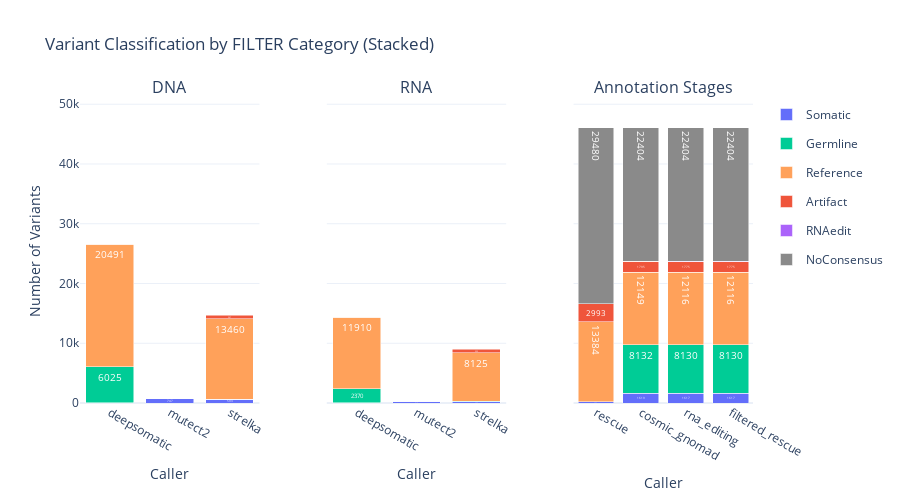
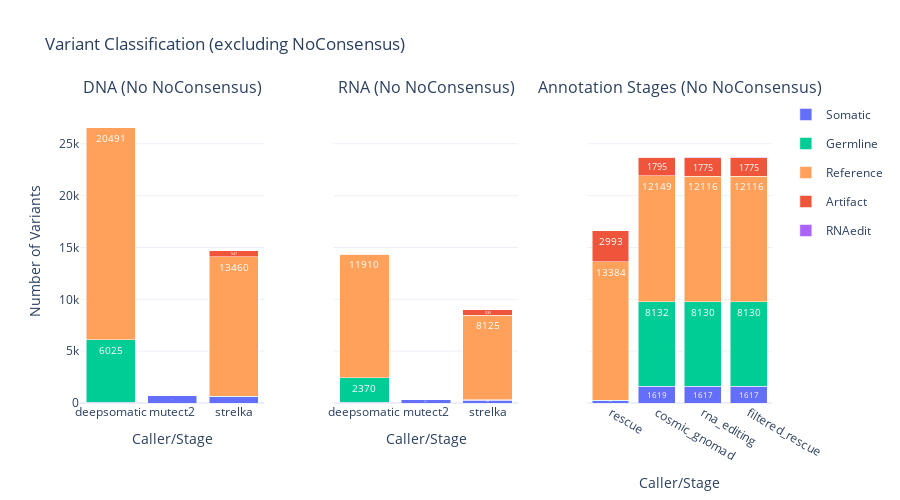

The cell these charts' notebook holds for them, in order:
### Code cell
# Plot 4: Filter Status
print("Filter Status:")
figs = standard_visualizer.plot_filter_status()
if figs:
    for fig in figs:
        if fig:
            fig.show()

### Figure 1 — Plotly figure (JSON) as saved in the notebook; plotly's stock layout.template omitted (floating-point values rounded to 4 significant figures)
{"data": [{"hovertemplate": "<b>%{x}</b><br>Somatic: %{y}<extra></extra>", "legendgroup": "Somatic", "marker": {"color": "#636EFA"}, "name": "Somatic", "showlegend": true, "text": ["52", "747", "593"], "textfont": {"color": "white", "size": 10}, "textposition": "inside", "type": "bar", "x": ["deepsomatic", "mutect2", "strelka"], "xaxis": "x", "y": [52, 747, 593], "yaxis": "y"}, {"hovertemplate": "<b>%{x}</b><br>Germline: %{y}<extra></extra>", "legendgroup": "Germline", "marker": {"color": "#00CC96"}, "name": "Germline", "showlegend": true, "text": ["6025", "0", "73"], "textfont": {"color": "white", "size": 10}, "textposition": "inside", "type": "bar", "x": ["deepsomatic", "mutect2", "strelka"], "xaxis": "x", "y": [6025, 0, 73], "yaxis": "y"}, {"hovertemplate": "<b>%{x}</b><br>Reference: %{y}<extra></extra>", "legendgroup": "Reference", "marker": {"color": "#FFA15A"}, "name": "Reference", "showlegend": true, "text": ["20491", "0", "13460"], "textfont": {"color": "white", "size": 10}, "textposition": "inside", "type": "bar", "x": ["deepsomatic", "mutect2", "strelka"], "xaxis": "x", "y": [20491, 0, 13460], "yaxis": "y"}, {"hovertemplate": "<b>%{x}</b><br>Artifact: %{y}<extra></extra>", "legendgroup": "Artifact", "marker": {"color": "#EF553B"}, "name": "Artifact", "showlegend": true, "text": ["0", "0", "547"], "textfont": {"color": "white", "size": 10}, "textposition": "inside", "type": "bar", "x": ["deepsomatic", "mutect2", "strelka"], "xaxis": "x", "y": [0, 0, 547], "yaxis": "y"}, {"hovertemplate": "<b>%{x}</b><br>Somatic: %{y}<extra></extra>", "legendgroup": "Somatic", "marker": {"color": "#636EFA"}, "name": "Somatic", "showlegend": false, "text": ["49", "314", "249"], "textfont": {"color": "white", "size": 10}, "textposition": "inside", "type": "bar", "x": ["deepsomatic", "mutect2", "strelka"], "xaxis": "x2", "y": [49, 314, 249], "yaxis": "y2"}, {"hovertemplate": "<b>%{x}</b><br>Germline: %{y}<extra></extra>", "legendgroup": "Germline", "marker": {"color": "#00CC96"}, "name": "Germline", "showlegend": false, "text": ["2370", "0", "70"], "textfont": {"color": "white", "size": 10}, "textposition": "inside", "type": "bar", "x": ["deepsomatic", "mutect2", "strelka"], "xaxis": "x2", "y": [2370, 0, 70], "yaxis": "y2"}, {"hovertemplate": "<b>%{x}</b><br>Reference: %{y}<extra></extra>", "legendgroup": "Reference", "marker": {"color": "#FFA15A"}, "name": "Reference", "showlegend": false, "text": ["11910", "0", "8125"], "textfont": {"color": "white", "size": 10}, "textposition": "inside", "type": "bar", "x": ["deepsomatic", "mutect2", "strelka"], "xaxis": "x2", "y": [11910, 0, 8125], "yaxis": "y2"}, {"hovertemplate": "<b>%{x}</b><br>Artifact: %{y}<extra></extra>", "legendgroup": "Artifact", "marker": {"color": "#EF553B"}, "name": "Artifact", "showlegend": false, "text": ["0", "0", "535"], "textfont": {"color": "white", "size": 10}, "textposition": "inside", "type": "bar", "x": ["deepsomatic", "mutect2", "strelka"], "xaxis": "x2", "y": [0, 0, 535], "yaxis": "y2"}, {"hovertemplate": "<b>%{x}</b><br>Somatic: %{y}<extra></extra>", "legendgroup": "Somatic", "marker": {"color": "#636EFA"}, "name": "Somatic", "showlegend": false, "text": ["232", "1619", "1617", "1617"], "textfont": {"color": "white", "size": 10}, "textposition": "inside", "type": "bar", "x": ["rescue", "cosmic_gnomad", "rna_editing", "filtered_rescue"], "xaxis": "x3", "y": [232, 1619, 1617, 1617], "yaxis": "y3"}, {"hovertemplate": "<b>%{x}</b><br>Germline: %{y}<extra></extra>", "legendgroup": "Germline", "marker": {"color": "#00CC96"}, "name": "Germline", "showlegend": false, "text": ["10", "8132", "8130", "8130"], "textfont": {"color": "white", "size": 10}, "textposition": "inside", "type": "bar", "x": ["rescue", "cosmic_gnomad", "rna_editing", "filtered_rescue"], "xaxis": "x3", "y": [10, 8132, 8130, 8130], "yaxis": "y3"}, {"hovertemplate": "<b>%{x}</b><br>Reference: %{y}<extra></extra>", "legendgroup": "Reference", "marker": {"color": "#FFA15A"}, "name": "Reference", "showlegend": false, "text": ["13384", "12149", "12116", "12116"], "textfont": {"color": "white", "size": 10}, "textposition": "inside", "type": "bar", "x": ["rescue", "cosmic_gnomad", "rna_editing", "filtered_rescue"], "xaxis": "x3", "y": [13384, 12149, 12116, 12116], "yaxis": "y3"}, {"hovertemplate": "<b>%{x}</b><br>Artifact: %{y}<extra></extra>", "legendgroup": "Artifact", "marker": {"color": "#EF553B"}, "name": "Artifact", "showlegend": false, "text": ["2993", "1795", "1775", "1775"], "textfont": {"color": "white", "size": 10}, "textposition": "inside", "type": "bar", "x": ["rescue", "cosmic_gnomad", "rna_editing", "filtered_rescue"], "xaxis": "x3", "y": [2993, 1795, 1775, 1775], "yaxis": "y3"}, {"hovertemplate": "<b>%{x}</b><br>RNAedit: %{y}<extra></extra>", "legendgroup": "RNAedit", "marker": {"color": "#AB63FA"}, "name": "RNAedit", "showlegend": true, "text": ["0", "0", "57", "57"], "textfont": {"color": "white", "size": 10}, "textposition": "inside", "type": "bar", "x": ["rescue", "cosmic_gnomad", "rna_editing", "filtered_rescue"], "xaxis": "x3", "y": [0, 0, 57, 57], "yaxis": "y3"}, {"hovertemplate": "<b>%{x}</b><br>NoConsensus: %{y}<extra></extra>", "legendgroup": "NoConsensus", "marker": {"color": "#8A8A8A"}, "name": "NoConsensus", "showlegend": true, "text": ["29480", "22404", "22404", "22404"], "textfont": {"color": "white", "size": 10}, "textposition": "inside", "type": "bar", "x": ["rescue", "cosmic_gnomad", "rna_editing", "filtered_rescue"], "xaxis": "x3", "y": [29480, 22404, 22404, 22404], "yaxis": "y3"}], "layout": {"annotations": [{"font": {"size": 16}, "showarrow": false, "text": "DNA", "x": 0.1333, "xanchor": "center", "xref": "paper", "y": 1, "yanchor": "bottom", "yref": "paper"}, {"font": {"size": 16}, "showarrow": false, "text": "RNA", "x": 0.5, "xanchor": "center", "xref": "paper", "y": 1, "yanchor": "bottom", "yref": "paper"}, {"font": {"size": 16}, "showarrow": false, "text": "Annotation Stages", "x": 0.8667, "xanchor": "center", "xref": "paper", "y": 1, "yanchor": "bottom", "yref": "paper"}], "barmode": "stack", "height": 500, "legend": {"orientation": "v", "x": 1.02, "xanchor": "left", "y": 1, "yanchor": "top"}, "showlegend": true, "title": {"text": "Variant Classification by FILTER Category (Stacked)"}, "xaxis": {"anchor": "y", "domain": [0, 0.2667], "title": {"text": "Caller"}}, "xaxis2": {"anchor": "y2", "domain": [0.3667, 0.6333], "title": {"text": "Caller"}}, "xaxis3": {"anchor": "y3", "domain": [0.7333, 1], "title": {"text": "Caller"}}, "yaxis": {"anchor": "x", "domain": [0, 1], "range": [0, 50710.0], "title": {"text": "Number of Variants"}}, "yaxis2": {"anchor": "x2", "domain": [0, 1], "matches": "y", "range": [0, 50710.0], "showticklabels": false}, "yaxis3": {"anchor": "x3", "domain": [0, 1], "matches": "y", "range": [0, 50710.0], "showticklabels": false}}}

### Figure 2 — Plotly figure (JSON) as saved in the notebook; plotly's stock layout.template omitted (floating-point values rounded to 4 significant figures)
{"data": [{"legendgroup": "Somatic", "marker": {"color": "#636EFA"}, "name": "Somatic", "showlegend": true, "text": ["52", "747", "593"], "textfont": {"color": "white", "size": 10}, "textposition": "inside", "type": "bar", "x": ["deepsomatic", "mutect2", "strelka"], "xaxis": "x", "y": [52, 747, 593], "yaxis": "y"}, {"legendgroup": "Germline", "marker": {"color": "#00CC96"}, "name": "Germline", "showlegend": true, "text": ["6025", "0", "73"], "textfont": {"color": "white", "size": 10}, "textposition": "inside", "type": "bar", "x": ["deepsomatic", "mutect2", "strelka"], "xaxis": "x", "y": [6025, 0, 73], "yaxis": "y"}, {"legendgroup": "Reference", "marker": {"color": "#FFA15A"}, "name": "Reference", "showlegend": true, "text": ["20491", "0", "13460"], "textfont": {"color": "white", "size": 10}, "textposition": "inside", "type": "bar", "x": ["deepsomatic", "mutect2", "strelka"], "xaxis": "x", "y": [20491, 0, 13460], "yaxis": "y"}, {"legendgroup": "Artifact", "marker": {"color": "#EF553B"}, "name": "Artifact", "showlegend": true, "text": ["0", "0", "547"], "textfont": {"color": "white", "size": 10}, "textposition": "inside", "type": "bar", "x": ["deepsomatic", "mutect2", "strelka"], "xaxis": "x", "y": [0, 0, 547], "yaxis": "y"}, {"legendgroup": "Somatic", "marker": {"color": "#636EFA"}, "name": "Somatic", "showlegend": false, "text": ["49", "314", "249"], "textfont": {"color": "white", "size": 10}, "textposition": "inside", "type": "bar", "x": ["deepsomatic", "mutect2", "strelka"], "xaxis": "x2", "y": [49, 314, 249], "yaxis": "y2"}, {"legendgroup": "Germline", "marker": {"color": "#00CC96"}, "name": "Germline", "showlegend": false, "text": ["2370", "0", "70"], "textfont": {"color": "white", "size": 10}, "textposition": "inside", "type": "bar", "x": ["deepsomatic", "mutect2", "strelka"], "xaxis": "x2", "y": [2370, 0, 70], "yaxis": "y2"}, {"legendgroup": "Reference", "marker": {"color": "#FFA15A"}, "name": "Reference", "showlegend": false, "text": ["11910", "0", "8125"], "textfont": {"color": "white", "size": 10}, "textposition": "inside", "type": "bar", "x": ["deepsomatic", "mutect2", "strelka"], "xaxis": "x2", "y": [11910, 0, 8125], "yaxis": "y2"}, {"legendgroup": "Artifact", "marker": {"color": "#EF553B"}, "name": "Artifact", "showlegend": false, "text": ["0", "0", "535"], "textfont": {"color": "white", "size": 10}, "textposition": "inside", "type": "bar", "x": ["deepsomatic", "mutect2", "strelka"], "xaxis": "x2", "y": [0, 0, 535], "yaxis": "y2"}, {"legendgroup": "Somatic", "marker": {"color": "#636EFA"}, "name": "Somatic", "showlegend": false, "text": ["232", "1619", "1617", "1617"], "textfont": {"color": "white", "size": 10}, "textposition": "inside", "type": "bar", "x": ["rescue", "cosmic_gnomad", "rna_editing", "filtered_rescue"], "xaxis": "x3", "y": [232, 1619, 1617, 1617], "yaxis": "y3"}, {"legendgroup": "Germline", "marker": {"color": "#00CC96"}, "name": "Germline", "showlegend": false, "text": ["10", "8132", "8130", "8130"], "textfont": {"color": "white", "size": 10}, "textposition": "inside", "type": "bar", "x": ["rescue", "cosmic_gnomad", "rna_editing", "filtered_rescue"], "xaxis": "x3", "y": [10, 8132, 8130, 8130], "yaxis": "y3"}, {"legendgroup": "Reference", "marker": {"color": "#FFA15A"}, "name": "Reference", "showlegend": false, "text": ["13384", "12149", "12116", "12116"], "textfont": {"color": "white", "size": 10}, "textposition": "inside", "type": "bar", "x": ["rescue", "cosmic_gnomad", "rna_editing", "filtered_rescue"], "xaxis": "x3", "y": [13384, 12149, 12116, 12116], "yaxis": "y3"}, {"legendgroup": "Artifact", "marker": {"color": "#EF553B"}, "name": "Artifact", "showlegend": false, "text": ["2993", "1795", "1775", "1775"], "textfont": {"color": "white", "size": 10}, "textposition": "inside", "type": "bar", "x": ["rescue", "cosmic_gnomad", "rna_editing", "filtered_rescue"], "xaxis": "x3", "y": [2993, 1795, 1775, 1775], "yaxis": "y3"}, {"legendgroup": "RNAedit", "marker": {"color": "#AB63FA"}, "name": "RNAedit", "showlegend": true, "text": ["0", "0", "57", "57"], "textfont": {"color": "white", "size": 10}, "textposition": "inside", "type": "bar", "x": ["rescue", "cosmic_gnomad", "rna_editing", "filtered_rescue"], "xaxis": "x3", "y": [0, 0, 57, 57], "yaxis": "y3"}], "layout": {"annotations": [{"font": {"size": 16}, "showarrow": false, "text": "DNA (No NoConsensus)", "x": 0.1333, "xanchor": "center", "xref": "paper", "y": 1, "yanchor": "bottom", "yref": "paper"}, {"font": {"size": 16}, "showarrow": false, "text": "RNA (No NoConsensus)", "x": 0.5, "xanchor": "center", "xref": "paper", "y": 1, "yanchor": "bottom", "yref": "paper"}, {"font": {"size": 16}, "showarrow": false, "text": "Annotation Stages (No NoConsensus)", "x": 0.8667, "xanchor": "center", "xref": "paper", "y": 1, "yanchor": "bottom", "yref": "paper"}], "barmode": "stack", "height": 500, "legend": {"orientation": "v", "x": 1.02, "xanchor": "left", "y": 1, "yanchor": "top"}, "showlegend": true, "title": {"text": "Variant Classification (excluding NoConsensus)"}, "xaxis": {"anchor": "y", "domain": [0, 0.2667], "title": {"text": "Caller/Stage"}}, "xaxis2": {"anchor": "y2", "domain": [0.3667, 0.6333], "title": {"text": "Caller/Stage"}}, "xaxis3": {"anchor": "y3", "domain": [0.7333, 1], "title": {"text": "Caller/Stage"}}, "yaxis": {"anchor": "x", "domain": [0, 1], "range": [0, 29220.0], "title": {"text": "Number of Variants"}}, "yaxis2": {"anchor": "x2", "domain": [0, 1], "matches": "y", "range": [0, 29220.0], "showticklabels": false}, "yaxis3": {"anchor": "x3", "domain": [0, 1], "matches": "y", "range": [0, 29220.0], "showticklabels": false}}}
